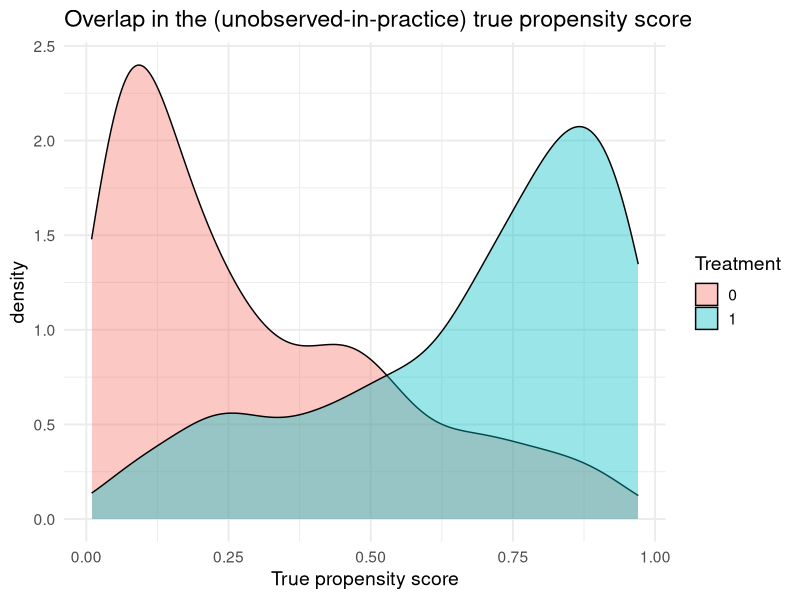
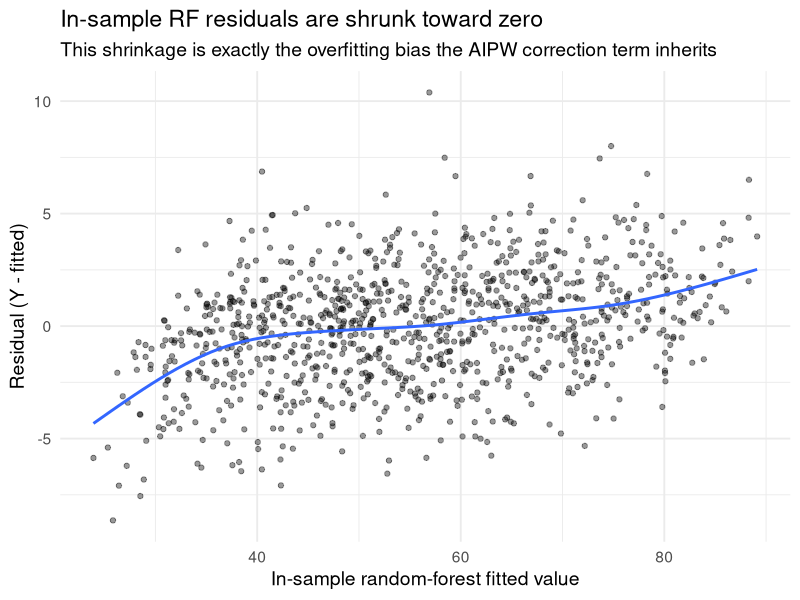
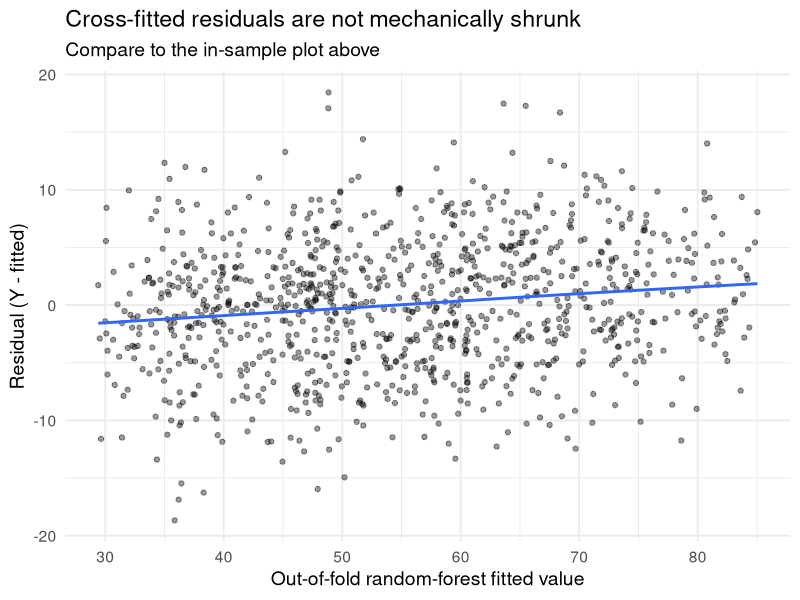
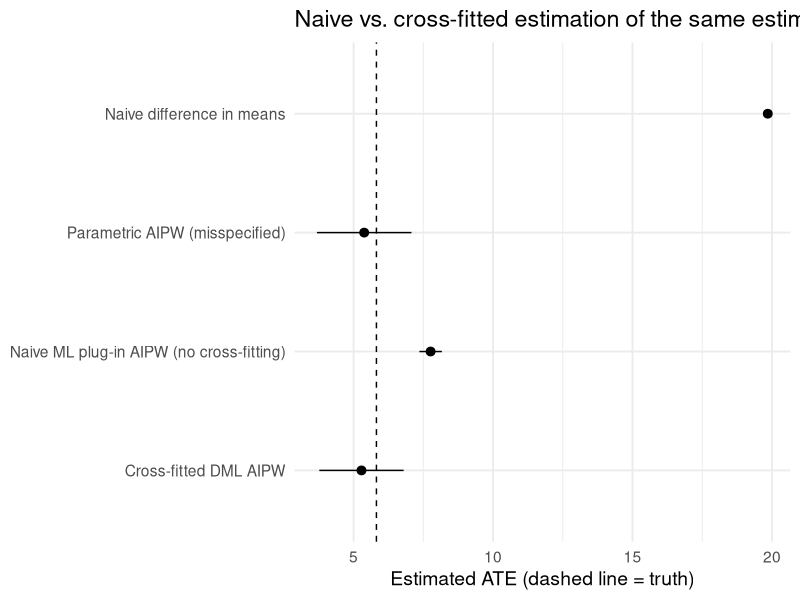

R code for these plots, in order:
# ============================================================
# Doubly Robust Estimation and Double Machine Learning:
# A worked synthetic example
#
# This script picks up the same synthetic setting as
# Lecture 3 (age, income, college) and asks: what happens
# when the outcome and propensity models are nonlinear and
# we need flexible (ML) nuisance estimators?
#
# We build up, in order:
#   1. a richer, more nonlinear DGP than Lecture 3;
#   2. parametric AIPW (the Lecture 3 baseline, done properly);
#   3. naive ML plug-in AIPW, fit and evaluated on the SAME data
#      (this is the estimator you should not use -- it shows
#      overfitting bias directly);
#   4. cross-fitted, orthogonal DML AIPW (the estimator you
#      should use).
#
# Everything is benchmarked against the known true ATE/ATT.
# ============================================================

# Packages
library(tidyverse)
library(ranger)   # random forest nuisance models

set.seed(8358)


# ============================================================
# 1. CREATE A SYNTHETIC DATASET WITH NONLINEAR NUISANCE FUNCTIONS
# ============================================================

# Same covariates as Lecture 3 (age, income, college), but now:
#   - the propensity score is a sharply nonlinear function of X;
#   - the baseline outcome is a sharply nonlinear function of X;
#   - we add several noise covariates, so a kitchen-sink linear
#     model is not obviously "the" correct specification.
#
# A linear/logistic model of D and Y on X will be misspecified
# by construction -- this is the setting DML is built for.

N <- 1000

dat <- tibble(
  id = 1:N,
  age = pmin(pmax(rnorm(N, 40, 10), 20), 65),
  income = pmax(rnorm(N, 50 + 0.8 * age, 20), 5),
  college = rbinom(N, 1, plogis(-2 + 0.04 * age)),
  noise1 = rnorm(N),
  noise2 = rnorm(N),
  noise3 = rnorm(N)
)

# Nonlinear true propensity score: a threshold-like function of
# age and income, plus an interaction with college. A logistic
# model in levels will not recover this well.

dat <- dat %>%
  mutate(
    age_c = age - 40,
    inc_c = (income - 75) / 20,
    true_ps = plogis(
      -0.3 +
        1.6 * sin(age_c / 8) +
        1.1 * tanh(inc_c) +
        1.4 * college * tanh(inc_c) -
        0.02 * age_c^2 / 10
    ),
    D = rbinom(N, 1, true_ps)
  )

# Nonlinear potential outcomes. Baseline outcome has a strong
# nonlinear income effect (a "kink") and an age/college
# interaction. Treatment effect is heterogeneous in age.

dat <- dat %>%
  mutate(
    Y0 =
      20 +
      0.4 * age +
      0.15 * income +
      6 * college * (age > 45) +
      8 * sin(inc_c) +
      0.05 * income * (income > 90) +
      rnorm(N, 0, 5),

    tau =
      6 +
      0.15 * age_c -
      0.002 * age_c^2,

    Y1 = Y0 + tau,

    Y = D * Y1 + (1 - D) * Y0
  )

true_ate <- mean(dat$Y1 - dat$Y0)
true_att <- mean((dat$Y1 - dat$Y0)[dat$D == 1])

c(ATE = true_ate, ATT = true_att)


# Look at overlap in the true propensity score
ggplot(dat, aes(x = true_ps, fill = factor(D))) +
  geom_density(alpha = 0.4) +
  labs(
    x = "True propensity score",
    fill = "Treatment",
    title = "Overlap in the (unobserved-in-practice) true propensity score"
  ) +
  theme_minimal(base_size = 14)


# ============================================================
# 2. NAIVE DIFFERENCE IN MEANS
# ============================================================

naive_ate <- with(dat, mean(Y[D == 1]) - mean(Y[D == 0]))

tibble(
  estimator = c("True ATE", "Naive difference in means"),
  estimate = c(true_ate, naive_ate)
)


# ============================================================
# 3. PARAMETRIC AIPW (THE LECTURE 3 BASELINE, DONE PROPERLY)
# ============================================================

# Fit a logistic propensity model and linear outcome models
# in levels -- deliberately the "wrong" functional form, since
# the true DGP is nonlinear. This is meant to show what
# misspecification costs a parametric estimator.

ps_fit_param <- glm(
  D ~ age + income + college,
  data = dat,
  family = binomial()
)

mu1_fit_param <- lm(
  Y ~ age + income + college,
  data = dat %>% filter(D == 1)
)

mu0_fit_param <- lm(
  Y ~ age + income + college,
  data = dat %>% filter(D == 0)
)

dat <- dat %>%
  mutate(
    pi_hat_param = predict(ps_fit_param, newdata = dat, type = "response"),
    mu1_hat_param = predict(mu1_fit_param, newdata = dat),
    mu0_hat_param = predict(mu0_fit_param, newdata = dat)
  )

# AIPW score, averaged for the ATE
aipw_score <- function(Y, D, mu1, mu0, pi) {
  (mu1 - mu0) +
    D * (Y - mu1) / pi -
    (1 - D) * (Y - mu0) / (1 - pi)
}

dat <- dat %>%
  mutate(
    psi_param = aipw_score(Y, D, mu1_hat_param, mu0_hat_param, pi_hat_param)
  )

aipw_param <- mean(dat$psi_param)
aipw_param_se <- sd(dat$psi_param) / sqrt(N)

c(estimate = aipw_param, se = aipw_param_se)


# ============================================================
# 4. NAIVE ML PLUG-IN AIPW (FIT AND EVALUATED ON THE SAME DATA)
# ============================================================

# Now replace the parametric nuisance models with flexible
# random forests -- but fit and evaluate them on the SAME
# observations. This is the estimator the lecture warns about:
# it looks more "flexible" but its errors do not average out
# the way the AIPW score requires.

rf_ps_naive <- ranger(
  D ~ age + income + college + noise1 + noise2 + noise3,
  data = dat %>% mutate(D = as.numeric(D)),
  num.trees = 500
)

rf_mu1_naive <- ranger(
  Y ~ age + income + college + noise1 + noise2 + noise3,
  data = dat %>% filter(D == 1),
  num.trees = 500
)

rf_mu0_naive <- ranger(
  Y ~ age + income + college + noise1 + noise2 + noise3,
  data = dat %>% filter(D == 0),
  num.trees = 500
)

dat <- dat %>%
  mutate(
    pi_hat_naive = predict(rf_ps_naive, data = dat)$predictions,
    mu1_hat_naive = predict(rf_mu1_naive, data = dat)$predictions,
    mu0_hat_naive = predict(rf_mu0_naive, data = dat)$predictions,
    # keep predictions off the boundary so weights stay finite
    pi_hat_naive = pmin(pmax(pi_hat_naive, 0.01), 0.99)
  )

dat <- dat %>%
  mutate(
    psi_naive_ml = aipw_score(Y, D, mu1_hat_naive, mu0_hat_naive, pi_hat_naive)
  )

aipw_naive_ml <- mean(dat$psi_naive_ml)
aipw_naive_ml_se <- sd(dat$psi_naive_ml) / sqrt(N)

c(estimate = aipw_naive_ml, se = aipw_naive_ml_se)


# Show the overfitting directly: in-sample residuals from the
# outcome model used to build its own AIPW correction term.

dat <- dat %>%
  mutate(
    mu_hat_own_arm = if_else(D == 1, mu1_hat_naive, mu0_hat_naive),
    resid_naive = Y - mu_hat_own_arm
  )

ggplot(dat, aes(x = mu_hat_own_arm, y = resid_naive)) +
  geom_point(alpha = 0.4) +
  geom_smooth(se = FALSE) +
  labs(
    x = "In-sample random-forest fitted value",
    y = "Residual (Y - fitted)",
    title = "In-sample RF residuals are shrunk toward zero",
    subtitle = "This shrinkage is exactly the overfitting bias the AIPW correction term inherits"
  ) +
  theme_minimal(base_size = 14)


# ============================================================
# 5. CROSS-FITTED DML AIPW
# ============================================================

# Same random-forest nuisance models, but now:
#   - split the sample into K folds;
#   - for each fold, fit mu1, mu0, pi on the OTHER K-1 folds;
#   - predict for the held-out fold using those out-of-fold fits.
#
# Every unit's AIPW score is evaluated with nuisance functions
# it did not help fit.

K <- 5

dat <- dat %>%
  mutate(fold = sample(rep(1:K, length.out = N)))

dat$pi_hat_cf  <- NA_real_
dat$mu1_hat_cf <- NA_real_
dat$mu0_hat_cf <- NA_real_

for (k in 1:K) {

  train <- dat %>% filter(fold != k)
  test  <- dat %>% filter(fold == k)

  rf_ps_k <- ranger(
    D ~ age + income + college + noise1 + noise2 + noise3,
    data = train %>% mutate(D = as.numeric(D)),
    num.trees = 500
  )

  rf_mu1_k <- ranger(
    Y ~ age + income + college + noise1 + noise2 + noise3,
    data = train %>% filter(D == 1),
    num.trees = 500
  )

  rf_mu0_k <- ranger(
    Y ~ age + income + college + noise1 + noise2 + noise3,
    data = train %>% filter(D == 0),
    num.trees = 500
  )

  dat$pi_hat_cf[dat$fold == k]  <- predict(rf_ps_k, data = test)$predictions
  dat$mu1_hat_cf[dat$fold == k] <- predict(rf_mu1_k, data = test)$predictions
  dat$mu0_hat_cf[dat$fold == k] <- predict(rf_mu0_k, data = test)$predictions
}

dat <- dat %>%
  mutate(
    pi_hat_cf = pmin(pmax(pi_hat_cf, 0.01), 0.99),
    psi_dml = aipw_score(Y, D, mu1_hat_cf, mu0_hat_cf, pi_hat_cf)
  )

dml_ate <- mean(dat$psi_dml)
dml_ate_se <- sd(dat$psi_dml) / sqrt(N)

c(estimate = dml_ate, se = dml_ate_se)


# Out-of-fold residuals should look centered, not shrunk
dat <- dat %>%
  mutate(
    mu_hat_cf_own_arm = if_else(D == 1, mu1_hat_cf, mu0_hat_cf),
    resid_cf = Y - mu_hat_cf_own_arm
  )

ggplot(dat, aes(x = mu_hat_cf_own_arm, y = resid_cf)) +
  geom_point(alpha = 0.4) +
  geom_smooth(se = FALSE) +
  labs(
    x = "Out-of-fold random-forest fitted value",
    y = "Residual (Y - fitted)",
    title = "Cross-fitted residuals are not mechanically shrunk",
    subtitle = "Compare to the in-sample plot above"
  ) +
  theme_minimal(base_size = 14)


# ============================================================
# 6. COMPARE ALL FIVE ESTIMATES
# ============================================================

results_dml <- tibble(
  estimator = c(
    "True ATE",
    "Naive difference in means",
    "Parametric AIPW (misspecified)",
    "Naive ML plug-in AIPW (no cross-fitting)",
    "Cross-fitted DML AIPW"
  ),
  estimate = c(
    true_ate,
    naive_ate,
    aipw_param,
    aipw_naive_ml,
    dml_ate
  ),
  se = c(
    NA,
    NA,
    aipw_param_se,
    aipw_naive_ml_se,
    dml_ate_se
  )
)

results_dml


# ============================================================
# 7. VISUALIZE THE COMPARISON AGAINST TRUTH
# ============================================================

results_dml %>%
  filter(estimator != "True ATE") %>%
  mutate(
    lower = estimate - 1.96 * se,
    upper = estimate + 1.96 * se,
    estimator = fct_rev(fct_inorder(estimator))
  ) %>%
  ggplot(aes(x = estimate, y = estimator)) +
  geom_vline(xintercept = true_ate, linetype = "dashed") +
  geom_pointrange(aes(xmin = lower, xmax = upper)) +
  labs(
    x = "Estimated ATE (dashed line = truth)",
    y = NULL,
    title = "Naive vs. cross-fitted estimation of the same estimand"
  ) +
  theme_minimal(base_size = 14)


# ============================================================
# 8. OPTIONAL: THE SAME EXERCISE WITH THE DoubleML PACKAGE
# ============================================================

# The hand-rolled loop above is what cross-fitting actually
# does. In practice you will normally use a package that
# automates it. This section is optional and requires
# install.packages(c("DoubleML", "mlr3", "mlr3learners")).

# library(DoubleML)
# library(mlr3)
# library(mlr3learners)
#
# dml_data <- DoubleMLData$new(
#   as.data.frame(dat),
#   y_col = "Y",
#   d_cols = "D",
#   x_cols = c("age", "income", "college", "noise1", "noise2", "noise3")
# )
#
# ml_g <- lrn("regr.ranger", num.trees = 500)
# ml_m <- lrn("classif.ranger", num.trees = 500, predict_type = "prob")
#
# dml_irm <- DoubleMLIRM$new(
#   dml_data,
#   ml_g = ml_g,
#   ml_m = ml_m,
#   n_folds = 5,
#   score = "ATE"
# )
#
# dml_irm$fit()
# dml_irm$summary()
